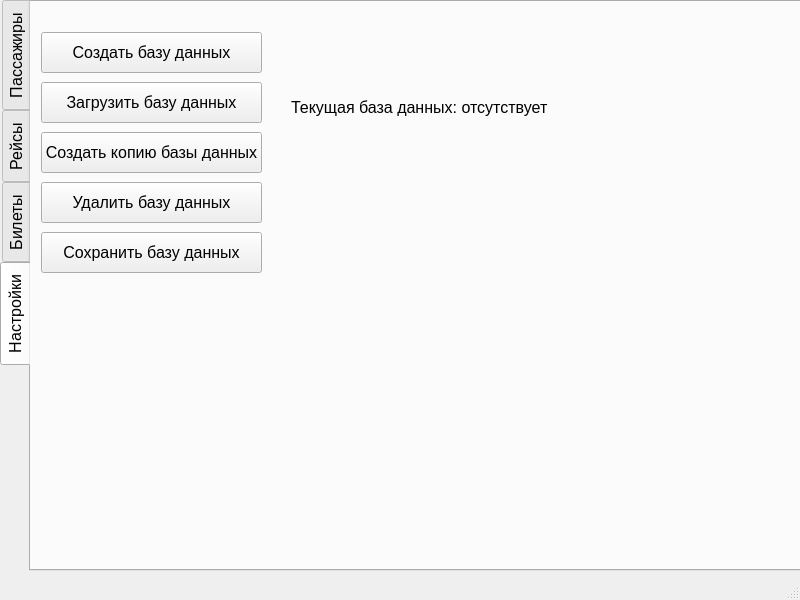
<?xml version="1.0" encoding="UTF-8"?>
<ui version="4.0">
 <class>MainWindow</class>
 <widget class="QMainWindow" name="MainWindow">
  <property name="geometry">
   <rect>
    <x>0</x>
    <y>0</y>
    <width>800</width>
    <height>600</height>
   </rect>
  </property>
  <property name="windowTitle">
   <string>MainWindow</string>
  </property>
  <widget class="QWidget" name="centralwidget">
   <widget class="QTabWidget" name="tabWidget">
    <property name="geometry">
     <rect>
      <x>0</x>
      <y>0</y>
      <width>801</width>
      <height>571</height>
     </rect>
    </property>
    <property name="font">
     <font>
      <family>Segoe UI</family>
      <pointsize>12</pointsize>
     </font>
    </property>
    <property name="layoutDirection">
     <enum>Qt::LayoutDirection::LeftToRight</enum>
    </property>
    <property name="tabPosition">
     <enum>QTabWidget::TabPosition::West</enum>
    </property>
    <property name="tabShape">
     <enum>QTabWidget::TabShape::Rounded</enum>
    </property>
    <property name="currentIndex">
     <number>3</number>
    </property>
    <property name="iconSize">
     <size>
      <width>16</width>
      <height>16</height>
     </size>
    </property>
    <property name="elideMode">
     <enum>Qt::TextElideMode::ElideNone</enum>
    </property>
    <property name="documentMode">
     <bool>false</bool>
    </property>
    <property name="tabsClosable">
     <bool>false</bool>
    </property>
    <property name="movable">
     <bool>false</bool>
    </property>
    <property name="tabBarAutoHide">
     <bool>false</bool>
    </property>
    <widget class="QWidget" name="tab">
     <property name="layoutDirection">
      <enum>Qt::LayoutDirection::LeftToRight</enum>
     </property>
     <attribute name="title">
      <string>Пассажиры</string>
     </attribute>
     <widget class="QGroupBox" name="passengersBox">
      <property name="geometry">
       <rect>
        <x>0</x>
        <y>0</y>
        <width>781</width>
        <height>611</height>
       </rect>
      </property>
      <property name="title">
       <string>Функции заблокированы. Создайте или выберите базу данных</string>
      </property>
      <widget class="QWidget" name="layoutWidget">
       <property name="geometry">
        <rect>
         <x>12</x>
         <y>51</y>
         <width>271</width>
         <height>331</height>
        </rect>
       </property>
       <layout class="QVBoxLayout" name="verticalLayout">
        <item>
         <widget class="QPushButton" name="addPassenger">
          <property name="minimumSize">
           <size>
            <width>221</width>
            <height>41</height>
           </size>
          </property>
          <property name="font">
           <font>
            <family>Segoe UI</family>
            <pointsize>12</pointsize>
           </font>
          </property>
          <property name="text">
           <string>Добавить пассажира</string>
          </property>
         </widget>
        </item>
        <item>
         <widget class="QPushButton" name="removePassenger">
          <property name="minimumSize">
           <size>
            <width>221</width>
            <height>41</height>
           </size>
          </property>
          <property name="text">
           <string>Удалить пассажира</string>
          </property>
         </widget>
        </item>
        <item>
         <widget class="QPushButton" name="displayAllPassenger">
          <property name="minimumSize">
           <size>
            <width>221</width>
            <height>41</height>
           </size>
          </property>
          <property name="text">
           <string>Вывести всех пассажиров</string>
          </property>
         </widget>
        </item>
        <item>
         <widget class="QPushButton" name="clearPassenger">
          <property name="minimumSize">
           <size>
            <width>221</width>
            <height>41</height>
           </size>
          </property>
          <property name="text">
           <string>Очистить список пассажиров</string>
          </property>
         </widget>
        </item>
        <item>
         <widget class="QLabel" name="label">
          <property name="minimumSize">
           <size>
            <width>221</width>
            <height>31</height>
           </size>
          </property>
          <property name="text">
           <string>Поиск по паспорту:</string>
          </property>
         </widget>
        </item>
        <item>
         <widget class="QLineEdit" name="passportNumberEdit">
          <property name="minimumSize">
           <size>
            <width>221</width>
            <height>31</height>
           </size>
          </property>
         </widget>
        </item>
        <item>
         <widget class="QLabel" name="label_2">
          <property name="minimumSize">
           <size>
            <width>221</width>
            <height>31</height>
           </size>
          </property>
          <property name="text">
           <string>Поиск по ФИО</string>
          </property>
         </widget>
        </item>
        <item>
         <widget class="QLineEdit" name="fullNameEdit">
          <property name="minimumSize">
           <size>
            <width>221</width>
            <height>31</height>
           </size>
          </property>
         </widget>
        </item>
       </layout>
      </widget>
     </widget>
     <widget class="QTableView" name="passengerTable">
      <property name="geometry">
       <rect>
        <x>291</x>
        <y>41</y>
        <width>461</width>
        <height>481</height>
       </rect>
      </property>
     </widget>
    </widget>
    <widget class="QWidget" name="tab_2">
     <attribute name="title">
      <string>Рейсы</string>
     </attribute>
     <widget class="QGroupBox" name="flightBox">
      <property name="geometry">
       <rect>
        <x>0</x>
        <y>0</y>
        <width>771</width>
        <height>601</height>
       </rect>
      </property>
      <property name="title">
       <string>Функции заблокированы. Создайте или выберите базу данных</string>
      </property>
      <widget class="QWidget" name="layoutWidget">
       <property name="geometry">
        <rect>
         <x>2</x>
         <y>41</y>
         <width>291</width>
         <height>281</height>
        </rect>
       </property>
       <layout class="QVBoxLayout" name="verticalLayout_2">
        <item>
         <widget class="QPushButton" name="addFlight">
          <property name="minimumSize">
           <size>
            <width>251</width>
            <height>31</height>
           </size>
          </property>
          <property name="text">
           <string>Добавить рейс</string>
          </property>
         </widget>
        </item>
        <item>
         <widget class="QPushButton" name="removeFlight">
          <property name="minimumSize">
           <size>
            <width>251</width>
            <height>31</height>
           </size>
          </property>
          <property name="text">
           <string>Удалить рейс</string>
          </property>
         </widget>
        </item>
        <item>
         <widget class="QPushButton" name="displayAllFlight">
          <property name="minimumSize">
           <size>
            <width>251</width>
            <height>31</height>
           </size>
          </property>
          <property name="text">
           <string>Вывести все авиарейсы</string>
          </property>
         </widget>
        </item>
        <item>
         <widget class="QPushButton" name="clearFlight">
          <property name="minimumSize">
           <size>
            <width>251</width>
            <height>31</height>
           </size>
          </property>
          <property name="text">
           <string>Очистить данные об авиарейсах</string>
          </property>
         </widget>
        </item>
        <item>
         <widget class="QLabel" name="label_4">
          <property name="minimumSize">
           <size>
            <width>251</width>
            <height>31</height>
           </size>
          </property>
          <property name="text">
           <string>Поиск по номеру авирейса</string>
          </property>
         </widget>
        </item>
        <item>
         <widget class="QLineEdit" name="flightNumberEdit">
          <property name="minimumSize">
           <size>
            <width>251</width>
            <height>31</height>
           </size>
          </property>
         </widget>
        </item>
        <item>
         <widget class="QLabel" name="label_3">
          <property name="minimumSize">
           <size>
            <width>251</width>
            <height>31</height>
           </size>
          </property>
          <property name="text">
           <string>Поиск по аэропорту прибытия</string>
          </property>
         </widget>
        </item>
        <item>
         <widget class="QLineEdit" name="destinationEdit">
          <property name="minimumSize">
           <size>
            <width>251</width>
            <height>31</height>
           </size>
          </property>
         </widget>
        </item>
       </layout>
      </widget>
     </widget>
     <widget class="QTableView" name="flightTable">
      <property name="geometry">
       <rect>
        <x>300</x>
        <y>30</y>
        <width>451</width>
        <height>491</height>
       </rect>
      </property>
     </widget>
    </widget>
    <widget class="QWidget" name="tab_4">
     <attribute name="title">
      <string>Билеты</string>
     </attribute>
     <widget class="QGroupBox" name="ticketBox">
      <property name="geometry">
       <rect>
        <x>0</x>
        <y>0</y>
        <width>761</width>
        <height>611</height>
       </rect>
      </property>
      <property name="title">
       <string>Функции заблокированы. Создайте или выберите базу данных</string>
      </property>
      <widget class="QPushButton" name="returnTicket">
       <property name="geometry">
        <rect>
         <x>20</x>
         <y>310</y>
         <width>311</width>
         <height>41</height>
        </rect>
       </property>
       <property name="minimumSize">
        <size>
         <width>311</width>
         <height>41</height>
        </size>
       </property>
       <property name="text">
        <string>Регистрация возврата авиабилета</string>
       </property>
      </widget>
      <widget class="QPushButton" name="sellTicket">
       <property name="geometry">
        <rect>
         <x>20</x>
         <y>220</y>
         <width>311</width>
         <height>41</height>
        </rect>
       </property>
       <property name="minimumSize">
        <size>
         <width>311</width>
         <height>41</height>
        </size>
       </property>
       <property name="text">
        <string>Регистрация продажи авиабилета</string>
       </property>
      </widget>
     </widget>
     <widget class="QTableView" name="availableFlightTable">
      <property name="geometry">
       <rect>
        <x>341</x>
        <y>31</y>
        <width>411</width>
        <height>491</height>
       </rect>
      </property>
     </widget>
    </widget>
    <widget class="QWidget" name="tab_3">
     <attribute name="title">
      <string>Настройки</string>
     </attribute>
     <widget class="QPushButton" name="createBD">
      <property name="geometry">
       <rect>
        <x>10</x>
        <y>30</y>
        <width>221</width>
        <height>41</height>
       </rect>
      </property>
      <property name="text">
       <string>Создать базу данных</string>
      </property>
     </widget>
     <widget class="QPushButton" name="deleteBD">
      <property name="geometry">
       <rect>
        <x>10</x>
        <y>180</y>
        <width>221</width>
        <height>41</height>
       </rect>
      </property>
      <property name="text">
       <string>Удалить базу данных</string>
      </property>
     </widget>
     <widget class="QPushButton" name="uploadBD">
      <property name="geometry">
       <rect>
        <x>10</x>
        <y>80</y>
        <width>221</width>
        <height>41</height>
       </rect>
      </property>
      <property name="text">
       <string>Загрузить базу данных</string>
      </property>
     </widget>
     <widget class="QPushButton" name="copyBD">
      <property name="geometry">
       <rect>
        <x>10</x>
        <y>130</y>
        <width>221</width>
        <height>41</height>
       </rect>
      </property>
      <property name="text">
       <string>Создать копию базы данных</string>
      </property>
     </widget>
     <widget class="QLabel" name="currentBD">
      <property name="geometry">
       <rect>
        <x>260</x>
        <y>30</y>
        <width>351</width>
        <height>151</height>
       </rect>
      </property>
      <property name="text">
       <string>Текущая база данных: отсутствует </string>
      </property>
     </widget>
     <widget class="QPushButton" name="saveDB">
      <property name="geometry">
       <rect>
        <x>10</x>
        <y>230</y>
        <width>221</width>
        <height>41</height>
       </rect>
      </property>
      <property name="text">
       <string>Сохранить базу данных</string>
      </property>
     </widget>
    </widget>
   </widget>
  </widget>
  <widget class="QMenuBar" name="menubar">
   <property name="geometry">
    <rect>
     <x>0</x>
     <y>0</y>
     <width>800</width>
     <height>21</height>
    </rect>
   </property>
  </widget>
  <widget class="QStatusBar" name="statusbar"/>
 </widget>
 <resources/>
 <connections/>
</ui>
